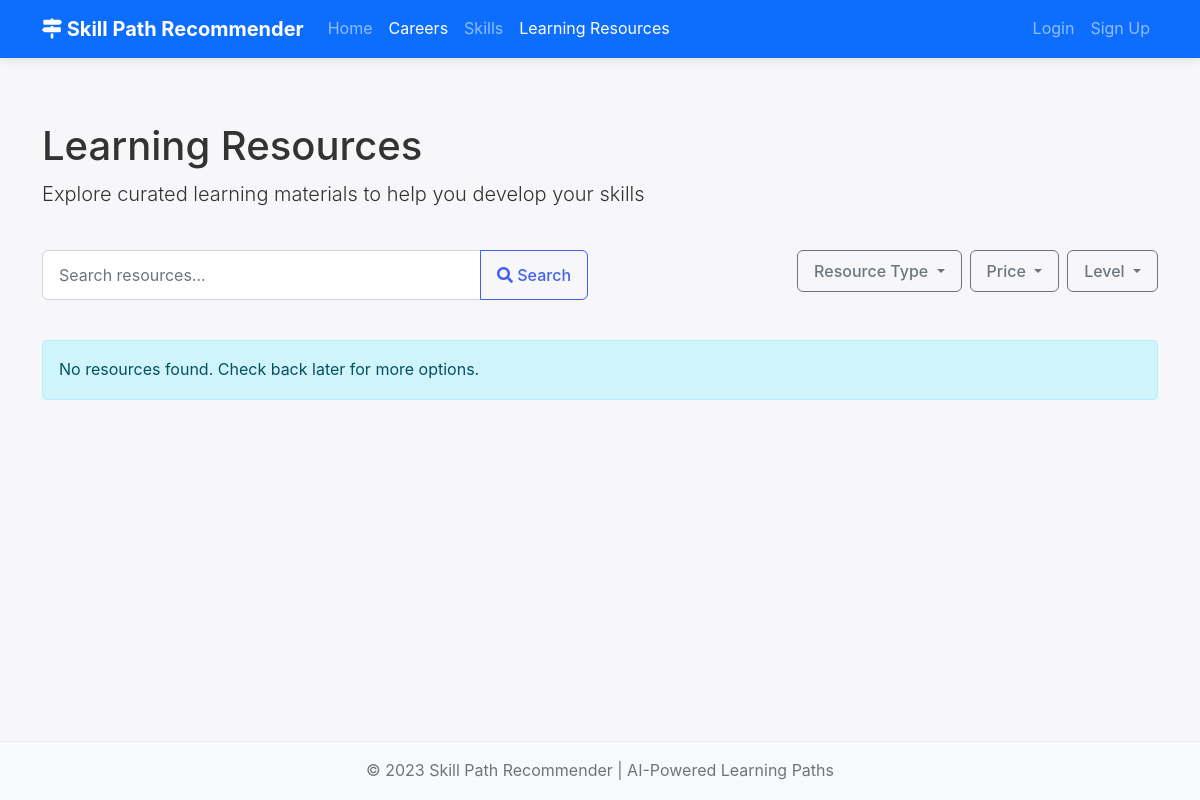
The page /careers/resources/ on the database as committed earlier.
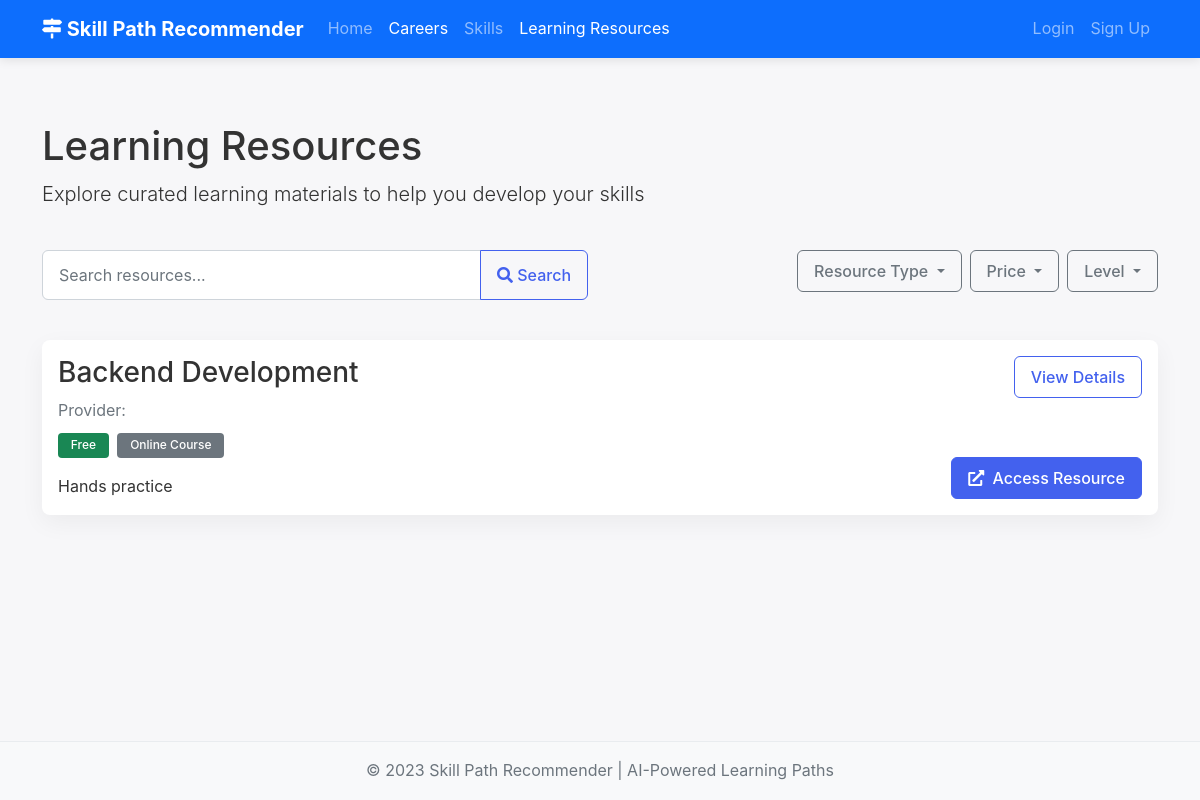
The same page on the database as committed later.
### careers/models.py (models this page shows, shortened)
class LearningResource(models.Model):
    RESOURCE_TYPES = (
        ('course', 'Online Course'),
        ('book', 'Book'),
        ('video', 'Video Tutorial'),
        ('article', 'Article'),
        ('documentation', 'Documentation'),
        ('tool', 'Interactive Tool'),
        ('other', 'Other'),
    )
    DIFFICULTY_LEVELS = (
        ('beginner', 'Beginner'),
        ('intermediate', 'Intermediate'),
        ('advanced', 'Advanced'),
        ('all', 'All Levels'),
    )
    title = models.CharField(max_length=200)
    description = models.TextField()
    url = models.URLField(max_length=500)
    resource_type = models.CharField(max_length=20, choices=RESOURCE_TYPES)
    difficulty = models.CharField(max_length=20, choices=DIFFICULTY_LEVELS, default='all')
    skills = models.ManyToManyField(Skill, related_name='resources')
    duration = models.CharField(max_length=50, blank=True)  # e.g., "2 hours", "4 weeks"
    is_free = models.BooleanField(default=True)
    rating = models.DecimalField(max_digits=3, decimal_places=1, null=True, blank=True)  # 1.0 to 5.0
    created_at = models.DateTimeField(auto_now_add=True)
    updated_at = models.DateTimeField(auto_now=True)

### careers/views.py (the view)
# urls.py: path('resources/', views.resources_list, name='resources_list'),
def resources_list(request):
    search_query = request.GET.get('search', '')
    type_filter = request.GET.get('type', '')
    difficulty_filter = request.GET.get('difficulty', '')
    free_filter = request.GET.get('free', '')
    resources = LearningResource.objects.all()
    if search_query:
        resources = resources.filter(
            Q(title__icontains=search_query) |
            Q(description__icontains=search_query)
        )
    if type_filter:
        resources = resources.filter(resource_type=type_filter)
    if difficulty_filter:
        resources = resources.filter(difficulty=difficulty_filter)
    if free_filter:
        is_free = free_filter == 'true'
        resources = resources.filter(is_free=is_free)
    resource_types = dict(LearningResource.RESOURCE_TYPES)
    difficulty_levels = dict(LearningResource.DIFFICULTY_LEVELS)
    context = {
        'resources': resources,
        'search_query': search_query,
        'type_filter': type_filter,
        'difficulty_filter': difficulty_filter,
        'free_filter': free_filter,
        'resource_types': resource_types,
        'difficulty_levels': difficulty_levels,
    }
    return render(request, 'careers/resource_list.html', context)

### templates/careers/resource_list.html (shortened to what this page needs)
{% extends 'base.html' %}
{% block content %}
<div class="row mb-4">
    <div class="col-12">
        <h1>Learning Resources</h1>
        <p class="lead">Explore curated learning materials to help you develop your skills</p>
    </div>
</div>
<div class="row mb-4">
    <div class="col-md-6">
        <div class="input-group mb-3">
            <input type="text" id="resourceSearch" class="form-control" placeholder="Search resources...">
            <button class="btn btn-outline-primary" type="button">
                <i class="fas fa-search"></i> Search
            </button>
        </div>
    </div>
    <div class="col-md-6">
        <div class="d-flex gap-2 justify-content-md-end">
            <div class="dropdown">
                <button class="btn btn-outline-secondary dropdown-toggle" type="button" id="typeFilter" data-bs-toggle="dropdown" aria-expanded="false">
                    Resource Type
                </button>
            </div>
            <div class="dropdown">
                <button class="btn btn-outline-secondary dropdown-toggle" type="button" id="priceFilter" data-bs-toggle="dropdown" aria-expanded="false">
                    Price
                </button>
            </div>
            <div class="dropdown">
                <button class="btn btn-outline-secondary dropdown-toggle" type="button" id="levelFilter" data-bs-toggle="dropdown" aria-expanded="false">
                    Level
                </button>
            </div>
        </div>
    </div>
</div>
<div class="row" id="resourcesContainer">
    {% for resource in resources %}
    <div class="col-12 mb-3 resource-item"
         data-type="{{ resource.resource_type }}"
         data-price="{% if resource.is_free %}free{% else %}paid{% endif %}"
         data-level="{{ resource.difficulty_level }}">
        <div class="card">
            <div class="card-body">
                <div class="d-md-flex justify-content-between">
                    <div>
                        <h3 class="card-title">{{ resource.title }}</h3>
                        <p class="text-muted mb-2">Provider: {{ resource.provider }}</p>
                        <div class="mb-3">
                            <span class="badge {% if resource.is_free %}bg-success{% else %}bg-warning{% endif %} me-1">
                                {% if resource.is_free %}Free{% else %}Paid{% endif %}
                            </span>
                            <span class="badge bg-secondary me-1">{{ resource.get_resource_type_display }}</span>
                        </div>
                        <p class="card-text">{{ resource.description|truncatechars:200 }}</p>
                    </div>
                    <div class="ms-md-3 mt-3 mt-md-0 d-flex flex-column justify-content-between align-items-md-end">
                        <a href="{% url 'resource_detail' resource_id=resource.id %}" class="btn btn-outline-primary mb-2">View Details</a>
                        <a href="{{ resource.url }}" target="_blank" class="btn btn-primary">
                            <i class="fas fa-external-link-alt me-1"></i> Access Resource
                        </a>
                    </div>
                </div>
            </div>
        </div>
    </div>
    {% empty %}
    <div class="col-12">
        <div class="alert alert-info">
            No resources found. Check back later for more options.
        </div>
    </div>
    {% endfor %}
</div>
{% endblock %}

Rows that differ between the two databases and show on the page:
added LearningResource: title "Backend Development", is_free "Free", resource_type "Online Course", description "Hands practice"
Other text that changed with them:
text no longer shown: "No resources found. Check back later for more options."
